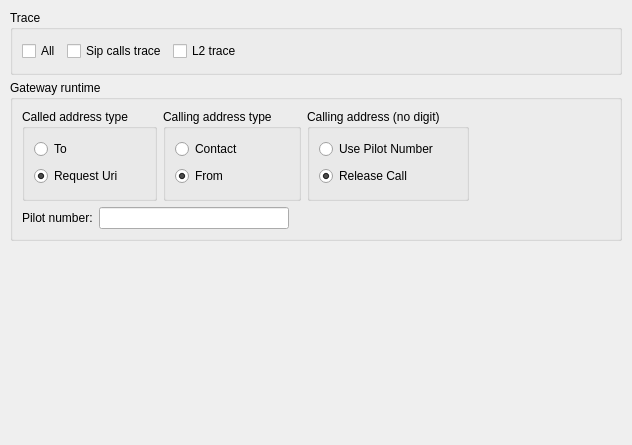
<?xml version="1.0" encoding="UTF-8"?>
<ui version="4.0">
 <class>Form</class>
 <widget class="QWidget" name="Form">
  <property name="geometry">
   <rect>
    <x>0</x>
    <y>0</y>
    <width>632</width>
    <height>445</height>
   </rect>
  </property>
  <property name="windowTitle">
   <string>Form</string>
  </property>
  <widget class="QGroupBox" name="groupBox_8">
   <property name="geometry">
    <rect>
     <x>10</x>
     <y>10</y>
     <width>612</width>
     <height>65</height>
    </rect>
   </property>
   <property name="minimumSize">
    <size>
     <width>610</width>
     <height>65</height>
    </size>
   </property>
   <property name="maximumSize">
    <size>
     <width>16777215</width>
     <height>16777215</height>
    </size>
   </property>
   <property name="title">
    <string>Trace</string>
   </property>
   <layout class="QHBoxLayout" name="horizontalLayout_7">
    <item>
     <layout class="QHBoxLayout" name="horizontalLayout_17">
      <item>
       <widget class="QCheckBox" name="Trace">
        <property name="sizePolicy">
         <sizepolicy hsizetype="Fixed" vsizetype="Fixed">
          <horstretch>0</horstretch>
          <verstretch>0</verstretch>
         </sizepolicy>
        </property>
        <property name="minimumSize">
         <size>
          <width>0</width>
          <height>0</height>
         </size>
        </property>
        <property name="text">
         <string>All</string>
        </property>
        <property name="checked">
         <bool>false</bool>
        </property>
       </widget>
      </item>
      <item>
       <widget class="QCheckBox" name="SipCallTraceInd">
        <property name="text">
         <string>Sip calls trace</string>
        </property>
        <property name="checked">
         <bool>false</bool>
        </property>
       </widget>
      </item>
      <item>
       <widget class="QCheckBox" name="IsdnL2Trace">
        <property name="sizePolicy">
         <sizepolicy hsizetype="Fixed" vsizetype="Fixed">
          <horstretch>0</horstretch>
          <verstretch>0</verstretch>
         </sizepolicy>
        </property>
        <property name="text">
         <string>L2 trace</string>
        </property>
       </widget>
      </item>
     </layout>
    </item>
    <item>
     <spacer name="horizontalSpacer_3">
      <property name="orientation">
       <enum>Qt::Horizontal</enum>
      </property>
      <property name="sizeHint" stdset="0">
       <size>
        <width>451</width>
        <height>20</height>
       </size>
      </property>
     </spacer>
    </item>
   </layout>
  </widget>
  <widget class="QGroupBox" name="groupGwRuntime">
   <property name="geometry">
    <rect>
     <x>10</x>
     <y>80</y>
     <width>612</width>
     <height>161</height>
    </rect>
   </property>
   <property name="minimumSize">
    <size>
     <width>610</width>
     <height>161</height>
    </size>
   </property>
   <property name="maximumSize">
    <size>
     <width>16777215</width>
     <height>16777215</height>
    </size>
   </property>
   <property name="title">
    <string>Gateway runtime</string>
   </property>
   <layout class="QVBoxLayout" name="verticalLayout_11">
    <item>
     <layout class="QHBoxLayout" name="horizontalLayout">
      <item>
       <widget class="QGroupBox" name="GwCalledAddrType">
        <property name="title">
         <string>Called address type</string>
        </property>
        <layout class="QVBoxLayout" name="verticalLayout">
         <item>
          <widget class="QRadioButton" name="To">
           <property name="accessibleName">
            <string notr="true">To</string>
           </property>
           <property name="text">
            <string notr="true">To</string>
           </property>
          </widget>
         </item>
         <item>
          <widget class="QRadioButton" name="RequestUri">
           <property name="accessibleName">
            <string notr="true">RequestUri</string>
           </property>
           <property name="text">
            <string notr="true">Request Uri</string>
           </property>
           <property name="checked">
            <bool>true</bool>
           </property>
          </widget>
         </item>
        </layout>
       </widget>
      </item>
      <item>
       <widget class="QGroupBox" name="GwCallingAddrType">
        <property name="title">
         <string notr="true">Calling address type</string>
        </property>
        <layout class="QVBoxLayout" name="verticalLayout_4">
         <item>
          <widget class="QRadioButton" name="Contact">
           <property name="accessibleName">
            <string notr="true">Contact</string>
           </property>
           <property name="text">
            <string notr="true">Contact</string>
           </property>
          </widget>
         </item>
         <item>
          <widget class="QRadioButton" name="From">
           <property name="accessibleName">
            <string notr="true">From</string>
           </property>
           <property name="text">
            <string notr="true">From</string>
           </property>
           <property name="checked">
            <bool>true</bool>
           </property>
          </widget>
         </item>
        </layout>
       </widget>
      </item>
      <item>
       <widget class="QGroupBox" name="GwCallingAddrNoDigit">
        <property name="title">
         <string>Calling address (no digit)</string>
        </property>
        <layout class="QVBoxLayout" name="verticalLayout_8">
         <item>
          <widget class="QRadioButton" name="UsePilotNumber">
           <property name="accessibleName">
            <string notr="true">UsePilotNumber</string>
           </property>
           <property name="text">
            <string notr="true">Use Pilot Number</string>
           </property>
          </widget>
         </item>
         <item>
          <widget class="QRadioButton" name="ReleaseCall">
           <property name="accessibleName">
            <string notr="true">ReleaseCall</string>
           </property>
           <property name="text">
            <string notr="true">Release Call</string>
           </property>
           <property name="checked">
            <bool>true</bool>
           </property>
          </widget>
         </item>
        </layout>
       </widget>
      </item>
      <item>
       <spacer name="horizontalSpacer_7">
        <property name="orientation">
         <enum>Qt::Horizontal</enum>
        </property>
        <property name="sizeHint" stdset="0">
         <size>
          <width>40</width>
          <height>20</height>
         </size>
        </property>
       </spacer>
      </item>
     </layout>
    </item>
    <item>
     <layout class="QHBoxLayout" name="horizontalLayout_3">
      <item>
       <widget class="QLabel" name="label_10">
        <property name="text">
         <string>Pilot number:</string>
        </property>
       </widget>
      </item>
      <item>
       <widget class="QLineEdit" name="GwPilotNumber">
        <property name="sizePolicy">
         <sizepolicy hsizetype="Fixed" vsizetype="Fixed">
          <horstretch>0</horstretch>
          <verstretch>0</verstretch>
         </sizepolicy>
        </property>
        <property name="minimumSize">
         <size>
          <width>190</width>
          <height>0</height>
         </size>
        </property>
        <property name="maximumSize">
         <size>
          <width>190</width>
          <height>16777215</height>
         </size>
        </property>
        <property name="text">
         <string notr="true"/>
        </property>
       </widget>
      </item>
      <item>
       <spacer name="horizontalSpacer_5">
        <property name="orientation">
         <enum>Qt::Horizontal</enum>
        </property>
        <property name="sizeHint" stdset="0">
         <size>
          <width>378</width>
          <height>20</height>
         </size>
        </property>
       </spacer>
      </item>
     </layout>
    </item>
   </layout>
  </widget>
 </widget>
 <resources/>
 <connections/>
</ui>
